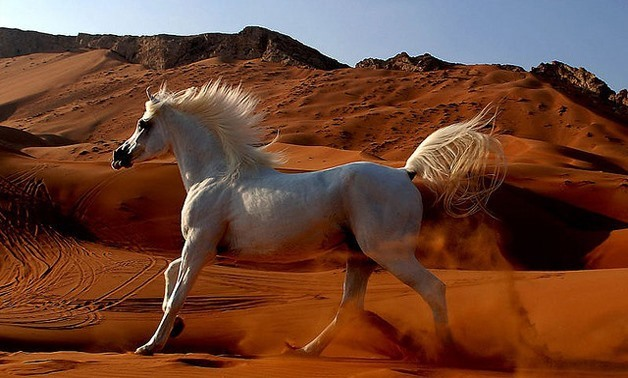
#> input picture 6-ML/Un-Supervised ML Assignments/4_PCA_LDA/horse.jpg, 628 x 378 px
$ jupyter execute --allow-errors PCA_LDA.ipynb
#> lines starting #> are read from the running program, lines starting #| are printed output that depends on the picture
[cell 1]
from google.colab import files
uploaded = files.upload()
#> the answer given: horse.jpg

#What is Dimensionality reduction?

Dimensionality reduction is a machine learning (ML) or statistical technique of reducing the amount of random variables in a problem by obtaining a set of principal variables. This process can be carried out using a number of methods that simplify the modeling of complex problems, eliminate redundancy and reduce the possibility of the model overfitting and thereby including results that do not belong.

#What is PCA?

Principal Component Analysis, or PCA, is a dimensionality-reduction method that is often used to reduce the dimensionality of large data sets, by transforming a large set of variables into a smaller one that still contains most of the information in the large set.

Reducing the number of variables of a data set naturally comes at the expense of accuracy, but the trick in dimensionality reduction is to trade a little accuracy for simplicity. Because smaller data sets are easier to explore and visualize and make analyzing data much easier and faster for machine learning algorithms without extraneous variables to process.

PCA can also be useful as a tool for visualization, for noise filtering, for feature extraction and engineering, and much more.

#What is LDA(Linear Discriminant Analysis)?
Linear Discriminant Analysis or LDA is a dimensionality reduction technique. It is used as a pre-processing step in Machine Learning and applications of pattern classification. The goal of LDA is to project the features in higher dimensional space onto a lower-dimensional space in order to avoid the curse of dimensionality and also reduce resources and dimensional costs.

LDA is a supervised classification technique that is considered a part of crafting competitive machine learning models. This category of dimensionality reduction is used in areas like image recognition and predictive analysis in marketing.

##**PCA noise filtering implementation.**

[cell 2]
import numpy as np
import pandas as pd
import matplotlib.pyplot as plt
import seaborn as sns

from sklearn.decomposition import PCA

___
## Adding Gaussian and (Pepper and Salt) noise:

[cell 3]
import cv2
def noisy(noise_typ,image):
    if noise_typ == "gauss":
        row,col= image.shape
        mean = 0
        var = 40
        sigma = var**0.5
        gauss = np.random.normal(mean,sigma,(row,col))
        gauss = gauss.reshape(row,col)
        noisy = image + gauss
        return noisy

    elif noise_typ == "s&p":
        row,col = image.shape
        s_vs_p = 0.5
        amount = 0.1
        out = np.copy(image)
        # Salt mode
        num_salt = np.ceil(amount * image.size * s_vs_p)
        coords = [np.random.randint(0, i - 1, int(num_salt)) for i in image.shape]
        out[coords] = 1

        # Pepper mode
        num_pepper = np.ceil(amount* image.size * (1. - s_vs_p))
        coords = [np.random.randint(0, i - 1, int(num_pepper)) for i in image.shape]
        out[coords] = 0
        return out

Importing our image and greyscaling it.

[cell 4]
from PIL import Image, ImageOps

# creating an og_image object
og_image = Image.open("horse.jpg")
#> og_image is the input picture: PIL image 628x378 RGB; mean R, G, B 108.6, 67, 49.6
plt.imshow(og_image)

[cell 5]
# applying grayscale method
gray_image = ImageOps.grayscale(og_image)
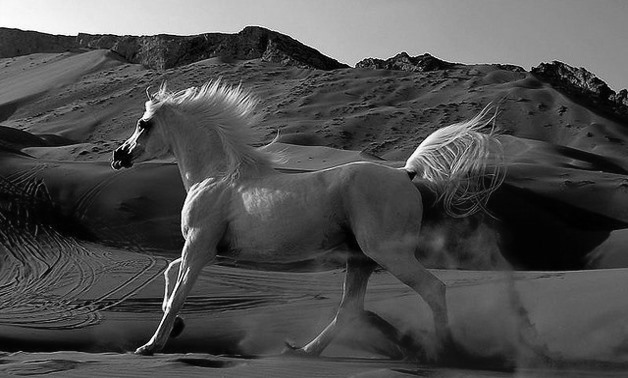
#> gray_image: PIL image 628x378 L; min 0, max 255, mean 77.5
plt.imshow(gray_image,cmap='gray')

[cell 6]
gray_image=np.array(gray_image)

Applying both Guassian & Salt&Pepper noise to our image

[cell 7]
gaussian=noisy('gauss',gray_image)
#> (the rest of this cell did not finish here and is left out)


This is how our image looks after both noises.

[cell 8]
fig, ax = plt.subplots(1, 3, figsize=(20,6))
ax[0].imshow(gray_image,cmap='gray')
ax[1].imshow(gaussian,cmap='gray')
#> (the rest of this cell did not finish here and is left out)

We will use PCA to denoise our image in both cases,
but first we will denoise the gaussian image.

[cell 9]
pca1=PCA()
p1=pca1.fit_transform(gaussian)
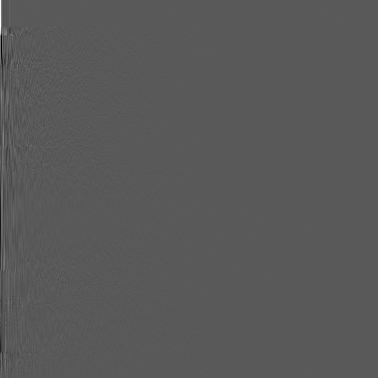
#> p1: shape (378, 378) float64; min -1537.7, max 2845.7, mean 0; drawn with min black and max white

[cell 10]
plt.plot(np.cumsum(pca1.explained_variance_ratio_))
plt.xlabel('number of components')
plt.ylabel('cumulative explained variance');
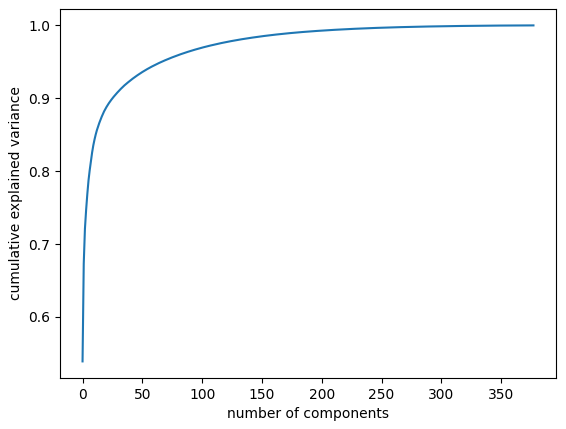
#> figure drawn by matplotlib, 1 panel; curve peaks at x = 376, y = 1

After inversing the transform of the PCA for the image with the gaussian noise we can clearly see that the PCA was able to reduce the noise but the noise is still there and haven't been eliminated.

[cell 11]
filte=pca1.inverse_transform(p1)

fig, ax = plt.subplots(1, 2, figsize=(20,6))
ax[0].imshow(gaussian,cmap='gray')
#> (the rest of this cell did not finish here and is left out)

### Filtering Pepper and Salt noise

[cell 12]
pca2=PCA()
#> (the rest of this cell did not finish here and is left out)

Looking at our Component-Cumulative Explained Variance plot we can see that the salt&pepper noise drastically changed the amount of information for our components unlike the gaussain noise which barely affected it.

#> (a cell that did not finish here is left out)

After inversing the transform of the PCA for the image with the S&P noise we won't be able to differentiate between our image before and after denoising which means PCA failed to denoise this kind of noise!

I think the intuition behind this is that Salt&Pepper noise randomly occur certain amount of pixels into two extremes, either 0 or 255. The noise significantly damages the image information which misled the PCA into getting the information about the original image back.

And it might be cuz the S&P noise has higher variance than our largest principal components of the image.

#> (a cell that did not finish here is left out)

# PCA on MNIST dataset

[cell 15]
from sklearn.datasets import load_digits
digits = load_digits()
digits.data.shape

[cell 16]
def plot_digits(data):
    fig, axes = plt.subplots(4, 10, figsize=(10, 4),
                             subplot_kw={'xticks':[], 'yticks':[]},
                             gridspec_kw=dict(hspace=0.1, wspace=0.1))
    for i, ax in enumerate(axes.flat):
        ax.imshow(data[i].reshape(8, 8),
                  cmap='binary', interpolation='nearest',
                  clim=(0, 16))
plot_digits(digits.data)
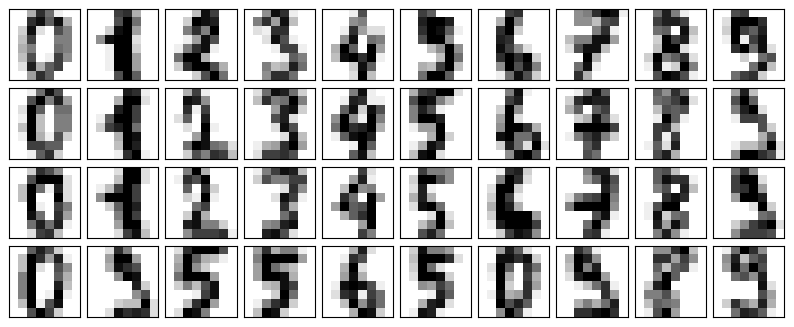
#> figure drawn by matplotlib, 40 panels

[cell 17]
np.random.seed(42)
noisy = np.random.normal(digits.data, 4)
plot_digits(noisy)
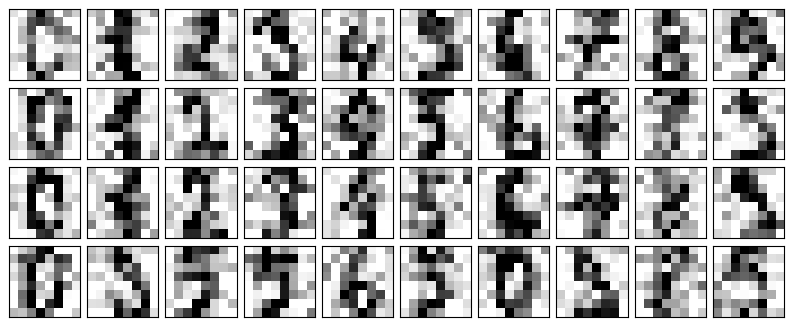
#> figure drawn by matplotlib, 40 panels

[cell 18]
pca = PCA(0.50).fit(noisy)
pca.n_components_

[cell 19]
components = pca.transform(noisy)
filtered = pca.inverse_transform(components)
plot_digits(filtered)
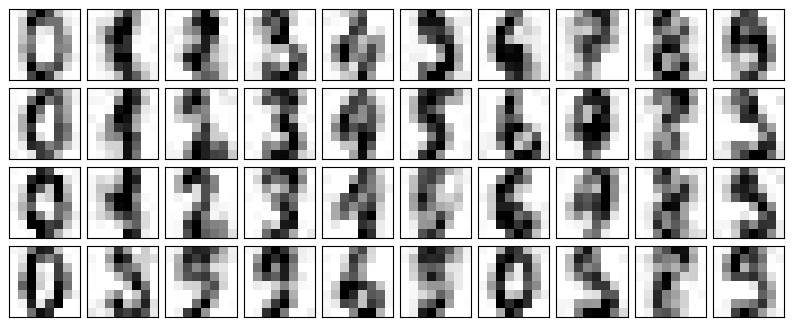
#> figure drawn by matplotlib, 40 panels
